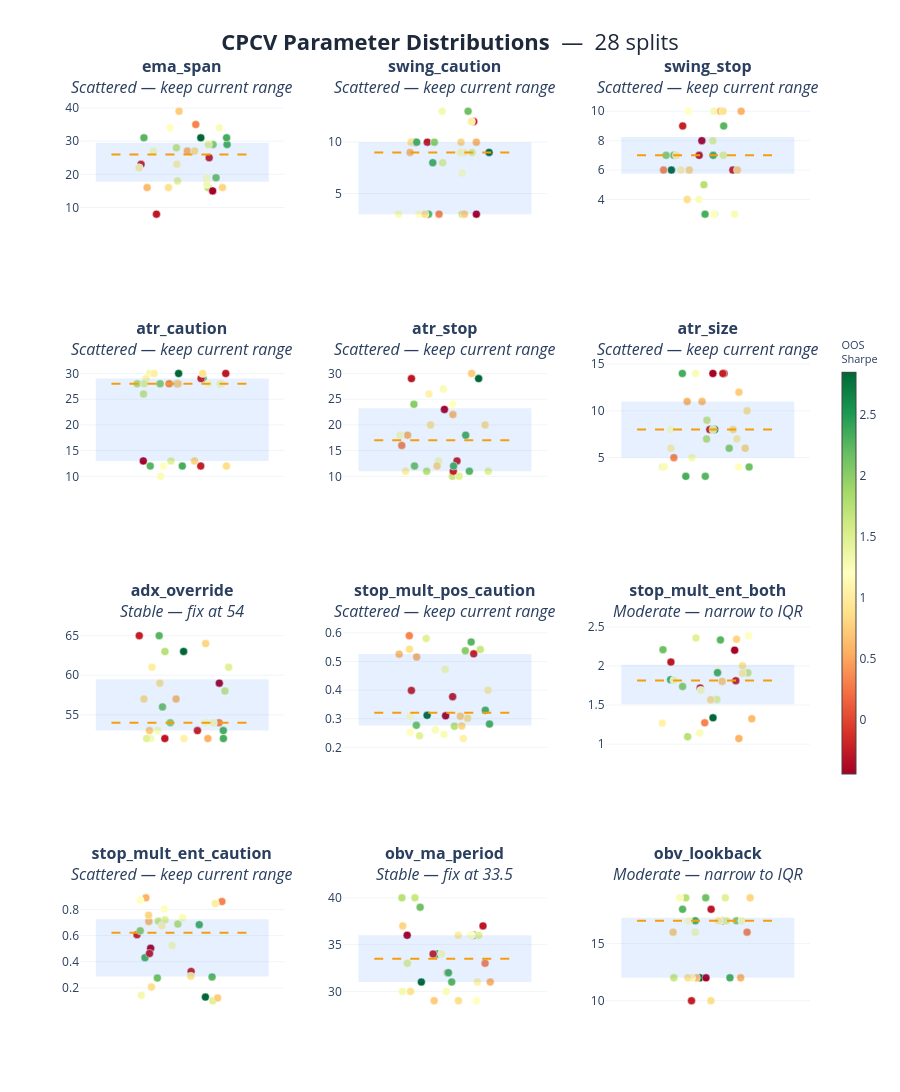

Notebook code for this chart:
### Markdown cell above
### Parameter Distributions

One subplot per free parameter. Each dot is one split's best value, jittered horizontally
for readability and **coloured by that split's OOS Sharpe** (red = low, green = high).

- **IQR band** (shaded blue) — the middle 50% of optimised values across splits.  
  A narrow band means the optimizer consistently lands in the same region (stable).
- **Median line** (amber dashed) — the central tendency; this is the value suggested
  by `fix at {median}` if you decide to anchor the parameter.
- **Subplot subtitle** — shows the CV verdict (Stable / Moderate / Scattered) and
  the recommended action from `consensus_ranges`.

**What to look for:** Dots that are clustered tightly (narrow IQR, low spread) and
coloured consistently green indicate a parameter the strategy genuinely relies on at
a stable value — a good candidate to fix. Dots scattered randomly with mixed colours
indicate noise-fitting: the optimizer fills in a random value each time because the
parameter doesn't matter, or is too regime-dependent to converge.

### Code cell
plot_parameter_distributions(results, analysis=analysis);

### Figure 1 — Plotly figure (JSON) as saved in the notebook; plotly's stock layout.template omitted (floating-point values rounded to 4 significant figures)
{"data": [{"hovertemplate": "<b>ema_span</b><br>Value: %{y:.4g}<br>OOS Sharpe: %{marker.color:.2f}<extra></extra>", "marker": {"cmax": 2.847, "cmin": -0.4394, "color": [1.746, 1.64, 2.143, 2.847, 2.248, 2.325, 1.304, -0.2346, 0.6307, 1.46, 1.194, 0.8109, 0.3299, -0.4394, 1.057, -0.2812, 0.5823, -0.2264, 2.006, 0.8664, 1.206, 0.902, 2.334, 1.266, 1.475, 1.264, 0.7442, 1.022], "colorbar": {"len": 0.5, "thickness": 14, "title": {"font": {"size": 11}, "text": "OOS<br>Sharpe"}, "x": 1.03}, "colorscale": [[0, "rgb(165,0,38)"], [0.1, "rgb(215,48,39)"], [0.2, "rgb(244,109,67)"], [0.3, "rgb(253,174,97)"], [0.4, "rgb(254,224,139)"], [0.5, "rgb(255,255,191)"], [0.6, "rgb(217,239,139)"], [0.7, "rgb(166,217,106)"], [0.8, "rgb(102,189,99)"], [0.9, "rgb(26,152,80)"], [1, "rgb(0,104,55)"]], "line": {"color": "white", "width": 0.5}, "showscale": true, "size": 8}, "mode": "markers", "showlegend": false, "type": "scatter", "x": [0.1644, -0.03667, 0.2152, 0.1184, -0.2435, 0.2854, 0.1567, 0.1716, -0.2231, -0.02977, -0.07752, 0.2561, 0.08632, 0.1937, -0.03395, -0.1637, 0.03275, -0.2617, 0.1966, 0.079, 0.1549, -0.08728, 0.2824, 0.2359, 0.167, -0.1832, -0.01997, -0.2737], "xaxis": "x", "y": [16.0, 28.0, 19.0, 31.0, 31.0, 29.0, 17.0, 25.0, 16.0, 18.0, 34.0, 16.0, 35.0, 15.0, 23.0, 8.0, 27.0, 23.0, 29.0, 27.0, 19.0, 16.0, 31.0, 34.0, 29.0, 27.0, 39.0, 22.0], "yaxis": "y"}, {"hovertemplate": "<b>swing_caution</b><br>Value: %{y:.4g}<br>OOS Sharpe: %{marker.color:.2f}<extra></extra>", "marker": {"cmax": 2.847, "cmin": -0.4394, "color": [1.746, 1.64, 2.143, 2.847, 2.248, 2.325, 1.304, -0.2346, 0.6307, 1.46, 1.194, 0.8109, 0.3299, -0.4394, 1.057, -0.2812, 0.5823, -0.2264, 2.006, 0.8664, 1.206, 0.902, 2.334, 1.266, 1.475, 1.264, 0.7442, 1.022], "colorscale": [[0, "rgb(165,0,38)"], [0.1, "rgb(215,48,39)"], [0.2, "rgb(244,109,67)"], [0.3, "rgb(253,174,97)"], [0.4, "rgb(254,224,139)"], [0.5, "rgb(255,255,191)"], [0.6, "rgb(217,239,139)"], [0.7, "rgb(166,217,106)"], [0.8, "rgb(102,189,99)"], [0.9, "rgb(26,152,80)"], [1, "rgb(0,104,55)"]], "line": {"color": "white", "width": 0.5}, "showscale": false, "size": 8}, "mode": "markers", "showlegend": false, "type": "scatter", "x": [-0.2074, 0.1098, 0.1469, 0.2805, -0.1045, -0.07772, -0.01827, -0.1863, -0.222, -0.01458, -0.1639, 0.1019, -0.03771, 0.1996, 0.1202, -0.1126, 0.1994, 0.1829, -0.06751, -0.127, 0.1095, -0.2161, -0.1801, -0.2956, 0.1722, 0.09891, 0.1231, 0.1684], "xaxis": "x2", "y": [10.0, 3.0, 13.0, 9.0, 3.0, 8.0, 13.0, 10.0, 9.0, 8.0, 3.0, 10.0, 3.0, 3.0, 9.0, 10.0, 10.0, 12.0, 10.0, 3.0, 7.0, 10.0, 10.0, 3.0, 9.0, 9.0, 3.0, 12.0], "yaxis": "y2"}, {"hovertemplate": "<b>swing_stop</b><br>Value: %{y:.4g}<br>OOS Sharpe: %{marker.color:.2f}<extra></extra>", "marker": {"cmax": 2.847, "cmin": -0.4394, "color": [1.746, 1.64, 2.143, 2.847, 2.248, 2.325, 1.304, -0.2346, 0.6307, 1.46, 1.194, 0.8109, 0.3299, -0.4394, 1.057, -0.2812, 0.5823, -0.2264, 2.006, 0.8664, 1.206, 0.902, 2.334, 1.266, 1.475, 1.264, 0.7442, 1.022], "colorscale": [[0, "rgb(165,0,38)"], [0.1, "rgb(215,48,39)"], [0.2, "rgb(244,109,67)"], [0.3, "rgb(253,174,97)"], [0.4, "rgb(254,224,139)"], [0.5, "rgb(255,255,191)"], [0.6, "rgb(217,239,139)"], [0.7, "rgb(166,217,106)"], [0.8, "rgb(102,189,99)"], [0.9, "rgb(26,152,80)"], [1, "rgb(0,104,55)"]], "line": {"color": "white", "width": 0.5}, "showscale": false, "size": 8}, "mode": "markers", "showlegend": false, "type": "scatter", "x": [-0.02465, 0.04124, -0.2161, -0.2313, 0.101, -0.01734, 0.03914, 0.159, 0.08083, 0.03215, 0.03552, -0.1176, -0.2815, -0.03797, -0.1712, -0.05488, 0.212, -0.1596, -0.265, -0.1312, -0.1238, 0.09715, 0.03422, 0.1703, 0.09859, -0.05617, 0.1884, -0.1998], "xaxis": "x3", "y": [5.0, 3.0, 7.0, 6.0, 9.0, 3.0, 10.0, 6.0, 10.0, 8.0, 3.0, 6.0, 6.0, 8.0, 6.0, 7.0, 10.0, 9.0, 7.0, 4.0, 10.0, 10.0, 7.0, 3.0, 7.0, 4.0, 6.0, 7.0], "yaxis": "y3"}, {"hovertemplate": "<b>atr_caution</b><br>Value: %{y:.4g}<br>OOS Sharpe: %{marker.color:.2f}<extra></extra>", "marker": {"cmax": 2.847, "cmin": -0.4394, "color": [1.746, 1.64, 2.143, 2.847, 2.248, 2.325, 1.304, -0.2346, 0.6307, 1.46, 1.194, 0.8109, 0.3299, -0.4394, 1.057, -0.2812, 0.5823, -0.2264, 2.006, 0.8664, 1.206, 0.902, 2.334, 1.266, 1.475, 1.264, 0.7442, 1.022], "colorscale": [[0, "rgb(165,0,38)"], [0.1, "rgb(215,48,39)"], [0.2, "rgb(244,109,67)"], [0.3, "rgb(253,174,97)"], [0.4, "rgb(254,224,139)"], [0.5, "rgb(255,255,191)"], [0.6, "rgb(217,239,139)"], [0.7, "rgb(166,217,106)"], [0.8, "rgb(102,189,99)"], [0.9, "rgb(26,152,80)"], [1, "rgb(0,104,55)"]], "line": {"color": "white", "width": 0.5}, "showscale": false, "size": 8}, "mode": "markers", "showlegend": false, "type": "scatter", "x": [-0.2864, -0.246, 0.1334, -0.02287, -0.2032, 0.0006269, -0.2086, 0.1178, -0.03231, -0.07139, -0.1191, 0.07817, -0.08291, -0.2474, -0.2292, 0.2771, 0.2451, 0.1198, -0.1405, 0.2815, 0.1673, 0.1301, -0.03038, -0.1367, -0.2422, 0.2416, -0.02653, -0.1786], "xaxis": "x4", "y": [28.0, 26.0, 29.0, 30.0, 12.0, 12.0, 30.0, 12.0, 28.0, 13.0, 12.0, 13.0, 28.0, 13.0, 29.0, 30.0, 28.0, 29.0, 28.0, 12.0, 28.0, 30.0, 28.0, 10.0, 28.0, 28.0, 28.0, 30.0], "yaxis": "y4"}, {"hovertemplate": "<b>atr_stop</b><br>Value: %{y:.4g}<br>OOS Sharpe: %{marker.color:.2f}<extra></extra>", "marker": {"cmax": 2.847, "cmin": -0.4394, "color": [1.746, 1.64, 2.143, 2.847, 2.248, 2.325, 1.304, -0.2346, 0.6307, 1.46, 1.194, 0.8109, 0.3299, -0.4394, 1.057, -0.2812, 0.5823, -0.2264, 2.006, 0.8664, 1.206, 0.902, 2.334, 1.266, 1.475, 1.264, 0.7442, 1.022], "colorscale": [[0, "rgb(165,0,38)"], [0.1, "rgb(215,48,39)"], [0.2, "rgb(244,109,67)"], [0.3, "rgb(253,174,97)"], [0.4, "rgb(254,224,139)"], [0.5, "rgb(255,255,191)"], [0.6, "rgb(217,239,139)"], [0.7, "rgb(166,217,106)"], [0.8, "rgb(102,189,99)"], [0.9, "rgb(26,152,80)"], [1, "rgb(0,104,55)"]], "line": {"color": "white", "width": 0.5}, "showscale": false, "size": 8}, "mode": "markers", "showlegend": false, "type": "scatter", "x": [-0.1164, 0.04753, -0.1939, 0.214, 0.1551, 0.1317, -0.04074, 0.07639, 0.05046, 0.08991, -0.2493, -0.05052, -0.275, -0.003606, -0.1021, -0.2133, -0.238, 0.05259, -0.1976, 0.2551, 0.04864, -0.09188, 0.05455, -0.2863, 0.2751, -0.01062, 0.1696, -0.2504], "xaxis": "x5", "y": [11.0, 10.0, 12.0, 29.0, 11.0, 18.0, 13.0, 13.0, 22.0, 10.0, 11.0, 12.0, 16.0, 23.0, 26.0, 29.0, 18.0, 11.0, 24.0, 20.0, 24.0, 20.0, 12.0, 18.0, 11.0, 27.0, 30.0, 11.0], "yaxis": "y5"}, {"hovertemplate": "<b>atr_size</b><br>Value: %{y:.4g}<br>OOS Sharpe: %{marker.color:.2f}<extra></extra>", "marker": {"cmax": 2.847, "cmin": -0.4394, "color": [1.746, 1.64, 2.143, 2.847, 2.248, 2.325, 1.304, -0.2346, 0.6307, 1.46, 1.194, 0.8109, 0.3299, -0.4394, 1.057, -0.2812, 0.5823, -0.2264, 2.006, 0.8664, 1.206, 0.902, 2.334, 1.266, 1.475, 1.264, 0.7442, 1.022], "colorscale": [[0, "rgb(165,0,38)"], [0.1, "rgb(215,48,39)"], [0.2, "rgb(244,109,67)"], [0.3, "rgb(253,174,97)"], [0.4, "rgb(254,224,139)"], [0.5, "rgb(255,255,191)"], [0.6, "rgb(217,239,139)"], [0.7, "rgb(166,217,106)"], [0.8, "rgb(102,189,99)"], [0.9, "rgb(26,152,80)"], [1, "rgb(0,104,55)"]], "line": {"color": "white", "width": 0.5}, "showscale": false, "size": 8}, "mode": "markers", "showlegend": false, "type": "scatter", "x": [-0.008005, -0.005576, 0.2627, 0.04304, -0.01591, -0.1398, -0.1011, 0.0124, -0.03665, -0.287, 0.1958, 0.2377, -0.2159, 0.03242, -0.2349, 0.1033, -0.1313, 0.09565, 0.1362, 0.1612, -0.2354, 0.2496, -0.1619, -0.2776, 0.03291, -0.07745, 0.1979, 0.185], "xaxis": "x6", "y": [7.0, 9.0, 4.0, 8.0, 3.0, 3.0, 5.0, 8.0, 11.0, 4.0, 4.0, 6.0, 5.0, 14.0, 6.0, 14.0, 11.0, 14.0, 6.0, 8.0, 8.0, 10.0, 14.0, 4.0, 8.0, 14.0, 12.0, 7.0], "yaxis": "y6"}, {"hovertemplate": "<b>adx_override</b><br>Value: %{y:.4g}<br>OOS Sharpe: %{marker.color:.2f}<extra></extra>", "marker": {"cmax": 2.847, "cmin": -0.4394, "color": [1.746, 1.64, 2.143, 2.847, 2.248, 2.325, 1.304, -0.2346, 0.6307, 1.46, 1.194, 0.8109, 0.3299, -0.4394, 1.057, -0.2812, 0.5823, -0.2264, 2.006, 0.8664, 1.206, 0.902, 2.334, 1.266, 1.475, 1.264, 0.7442, 1.022], "colorscale": [[0, "rgb(165,0,38)"], [0.1, "rgb(215,48,39)"], [0.2, "rgb(244,109,67)"], [0.3, "rgb(253,174,97)"], [0.4, "rgb(254,224,139)"], [0.5, "rgb(255,255,191)"], [0.6, "rgb(217,239,139)"], [0.7, "rgb(166,217,106)"], [0.8, "rgb(102,189,99)"], [0.9, "rgb(26,152,80)"], [1, "rgb(0,104,55)"]], "line": {"color": "white", "width": 0.5}, "showscale": false, "size": 8}, "mode": "markers", "showlegend": false, "type": "scatter", "x": [-0.1097, 0.2717, -0.1254, 0.009034, -0.1464, 0.2616, -0.2012, -0.2731, -0.03894, 0.2954, 0.235, 0.1492, 0.2345, 0.2361, 0.01132, -0.1104, 0.1632, 0.097, -0.07581, -0.2433, 0.1481, -0.1425, 0.2621, -0.1554, -0.2263, 0.1987, -0.208, -0.1924], "xaxis": "x7", "y": [63.0, 58.0, 56.0, 63.0, 65.0, 53.0, 52.0, 65.0, 57.0, 61.0, 54.0, 64.0, 54.0, 59.0, 52.0, 52.0, 52.0, 53.0, 54.0, 57.0, 54.0, 59.0, 52.0, 53.0, 52.0, 54.0, 53.0, 61.0], "yaxis": "y7"}, {"hovertemplate": "<b>stop_mult_pos_caution</b><br>Value: %{y:.4g}<br>OOS Sharpe: %{marker.color:.2f}<extra></extra>", "marker": {"cmax": 2.847, "cmin": -0.4394, "color": [1.746, 1.64, 2.143, 2.847, 2.248, 2.325, 1.304, -0.2346, 0.6307, 1.46, 1.194, 0.8109, 0.3299, -0.4394, 1.057, -0.2812, 0.5823, -0.2264, 2.006, 0.8664, 1.206, 0.902, 2.334, 1.266, 1.475, 1.264, 0.7442, 1.022], "colorscale": [[0, "rgb(165,0,38)"], [0.1, "rgb(215,48,39)"], [0.2, "rgb(244,109,67)"], [0.3, "rgb(253,174,97)"], [0.4, "rgb(254,224,139)"], [0.5, "rgb(255,255,191)"], [0.6, "rgb(217,239,139)"], [0.7, "rgb(166,217,106)"], [0.8, "rgb(102,189,99)"], [0.9, "rgb(26,152,80)"], [1, "rgb(0,104,55)"]], "line": {"color": "white", "width": 0.5}, "showscale": false, "size": 8}, "mode": "markers", "showlegend": false, "type": "scatter", "x": [0.05963, 0.2247, -0.1821, -0.1138, 0.1664, 0.2831, 0.0004447, -0.2137, -0.2916, -0.1622, -0.2209, 0.1066, -0.2269, 0.003798, 0.1166, 0.04867, -0.1801, 0.1825, 0.1292, 0.1434, -0.2214, -0.2257, 0.2565, -0.06145, -0.1194, -0.00685, 0.09772, 0.2734], "xaxis": "x8", "y": [0.2738, 0.542, 0.277, 0.3119, 0.5681, 0.2815, 0.4728, 0.399, 0.5257, 0.2409, 0.2524, 0.275, 0.5903, 0.3103, 0.231, 0.3773, 0.5156, 0.5268, 0.538, 0.3022, 0.3085, 0.5432, 0.3296, 0.2612, 0.5805, 0.2456, 0.3092, 0.3993], "yaxis": "y8"}, {"hovertemplate": "<b>stop_mult_ent_both</b><br>Value: %{y:.4g}<br>OOS Sharpe: %{marker.color:.2f}<extra></extra>", "marker": {"cmax": 2.847, "cmin": -0.4394, "color": [1.746, 1.64, 2.143, 2.847, 2.248, 2.325, 1.304, -0.2346, 0.6307, 1.46, 1.194, 0.8109, 0.3299, -0.4394, 1.057, -0.2812, 0.5823, -0.2264, 2.006, 0.8664, 1.206, 0.902, 2.334, 1.266, 1.475, 1.264, 0.7442, 1.022], "colorscale": [[0, "rgb(165,0,38)"], [0.1, "rgb(215,48,39)"], [0.2, "rgb(244,109,67)"], [0.3, "rgb(253,174,97)"], [0.4, "rgb(254,224,139)"], [0.5, "rgb(255,255,191)"], [0.6, "rgb(217,239,139)"], [0.7, "rgb(166,217,106)"], [0.8, "rgb(102,189,99)"], [0.9, "rgb(26,152,80)"], [1, "rgb(0,104,55)"]], "line": {"color": "white", "width": 0.5}, "showscale": false, "size": 8}, "mode": "markers", "showlegend": false, "type": "scatter", "x": [-0.1281, 0.2549, -0.2851, 0.03312, 0.08039, -0.2365, -0.2158, -0.04853, 0.2797, 0.05763, 0.2598, 0.1826, -0.01957, 0.1709, -0.2893, -0.2345, 0.1977, 0.1781, -0.1604, 0.01846, 0.06361, 0.2206, 0.06186, -0.05246, -0.07549, -0.04447, 0.09116, 0.2205], "xaxis": "x9", "y": [1.096, 1.913, 2.209, 1.338, 2.335, 1.826, 1.817, 1.719, 1.324, 1.572, 2.389, 2.343, 1.273, 2.203, 1.269, 2.051, 1.072, 1.812, 1.738, 1.569, 1.942, 2.004, 1.916, 1.144, 2.359, 1.689, 1.803, 1.908], "yaxis": "y9"}, {"hovertemplate": "<b>stop_mult_ent_caution</b><br>Value: %{y:.4g}<br>OOS Sharpe: %{marker.color:.2f}<extra></extra>", "marker": {"cmax": 2.847, "cmin": -0.4394, "color": [1.746, 1.64, 2.143, 2.847, 2.248, 2.325, 1.304, -0.2346, 0.6307, 1.46, 1.194, 0.8109, 0.3299, -0.4394, 1.057, -0.2812, 0.5823, -0.2264, 2.006, 0.8664, 1.206, 0.902, 2.334, 1.266, 1.475, 1.264, 0.7442, 1.022], "colorscale": [[0, "rgb(165,0,38)"], [0.1, "rgb(215,48,39)"], [0.2, "rgb(244,109,67)"], [0.3, "rgb(253,174,97)"], [0.4, "rgb(254,224,139)"], [0.5, "rgb(255,255,191)"], [0.6, "rgb(217,239,139)"], [0.7, "rgb(166,217,106)"], [0.8, "rgb(102,189,99)"], [0.9, "rgb(26,152,80)"], [1, "rgb(0,104,55)"]], "line": {"color": "white", "width": 0.5}, "showscale": false, "size": 8}, "mode": "markers", "showlegend": false, "type": "scatter", "x": [-0.02766, -0.1513, -0.158, 0.1476, 0.1899, -0.2368, -0.2601, 0.05666, -0.2123, 0.1948, -0.1138, -0.2137, 0.2526, -0.2007, -0.1292, -0.2078, -0.2307, -0.2873, -0.2668, -0.1952, -0.268, 0.05469, 0.1084, -0.06382, -0.1092, 0.002716, 0.225, 0.2107], "xaxis": "x10", "y": [0.6882, 0.7111, 0.2751, 0.1301, 0.284, 0.4311, 0.1438, 0.3257, 0.7085, 0.1021, 0.8037, 0.7561, 0.8606, 0.5031, 0.6758, 0.4637, 0.8886, 0.607, 0.6363, 0.2069, 0.8713, 0.2888, 0.6838, 0.5251, 0.7209, 0.7357, 0.1233, 0.8463], "yaxis": "y10"}, {"hovertemplate": "<b>obv_ma_period</b><br>Value: %{y:.4g}<br>OOS Sharpe: %{marker.color:.2f}<extra></extra>", "marker": {"cmax": 2.847, "cmin": -0.4394, "color": [1.746, 1.64, 2.143, 2.847, 2.248, 2.325, 1.304, -0.2346, 0.6307, 1.46, 1.194, 0.8109, 0.3299, -0.4394, 1.057, -0.2812, 0.5823, -0.2264, 2.006, 0.8664, 1.206, 0.902, 2.334, 1.266, 1.475, 1.264, 0.7442, 1.022], "colorscale": [[0, "rgb(165,0,38)"], [0.1, "rgb(215,48,39)"], [0.2, "rgb(244,109,67)"], [0.3, "rgb(253,174,97)"], [0.4, "rgb(254,224,139)"], [0.5, "rgb(255,255,191)"], [0.6, "rgb(217,239,139)"], [0.7, "rgb(166,217,106)"], [0.8, "rgb(102,189,99)"], [0.9, "rgb(26,152,80)"], [1, "rgb(0,104,55)"]], "line": {"color": "white", "width": 0.5}, "showscale": false, "size": 8}, "mode": "markers", "showlegend": false, "type": "scatter", "x": [-0.2739, -0.1911, -0.158, -0.1504, 0.04274, -0.05024, -0.2704, -0.07583, 0.01425, -0.239, 0.2001, -0.2688, 0.2549, -0.2405, 0.2061, 0.2416, 0.2877, 0.1812, 0.1677, 0.08549, 0.1674, -0.2193, 0.02164, 0.008534, 0.2145, -0.02232, -0.06895, 0.08374], "xaxis": "x11", "y": [40.0, 40.0, 39.0, 31.0, 31.0, 34.0, 30.0, 34.0, 32.0, 33.0, 29.0, 37.0, 33.0, 36.0, 31.0, 37.0, 31.0, 36.0, 36.0, 29.0, 36.0, 30.0, 32.0, 30.0, 36.0, 34.0, 29.0, 36.0], "yaxis": "y11"}, {"hovertemplate": "<b>obv_lookback</b><br>Value: %{y:.4g}<br>OOS Sharpe: %{marker.color:.2f}<extra></extra>", "marker": {"cmax": 2.847, "cmin": -0.4394, "color": [1.746, 1.64, 2.143, 2.847, 2.248, 2.325, 1.304, -0.2346, 0.6307, 1.46, 1.194, 0.8109, 0.3299, -0.4394, 1.057, -0.2812, 0.5823, -0.2264, 2.006, 0.8664, 1.206, 0.902, 2.334, 1.266, 1.475, 1.264, 0.7442, 1.022], "colorscale": [[0, "rgb(165,0,38)"], [0.1, "rgb(215,48,39)"], [0.2, "rgb(244,109,67)"], [0.3, "rgb(253,174,97)"], [0.4, "rgb(254,224,139)"], [0.5, "rgb(255,255,191)"], [0.6, "rgb(217,239,139)"], [0.7, "rgb(166,217,106)"], [0.8, "rgb(102,189,99)"], [0.9, "rgb(26,152,80)"], [1, "rgb(0,104,55)"]], "line": {"color": "white", "width": 0.5}, "showscale": false, "size": 8}, "mode": "markers", "showlegend": false, "type": "scatter", "x": [-0.1401, -0.2161, -0.01327, -0.04987, -0.1605, -0.07949, -0.08016, -0.1035, -0.07232, 0.1114, -0.1219, 0.2693, 0.2498, -0.01145, -0.103, 0.02126, 0.2091, 0.09155, 0.1826, 0.01963, 0.07975, -0.1271, 0.1409, -0.1786, 0.1169, 0.2164, -0.2207, 0.06863], "xaxis": "x12", "y": [19.0, 12.0, 19.0, 12.0, 18.0, 17.0, 16.0, 10.0, 12.0, 19.0, 17.0, 19.0, 16.0, 12.0, 12.0, 18.0, 12.0, 17.0, 17.0, 10.0, 17.0, 12.0, 12.0, 19.0, 17.0, 17.0, 16.0, 17.0], "yaxis": "y12"}], "layout": {"annotations": [{"font": {"size": 16}, "showarrow": false, "text": "<b>ema_span</b><br><i>Scattered — keep current range</i>", "x": 0.14, "xanchor": "center", "xref": "paper", "y": 1, "yanchor": "bottom", "yref": "paper"}, {"font": {"size": 16}, "showarrow": false, "text": "<b>swing_caution</b><br><i>Scattered — keep current range</i>", "x": 0.5, "xanchor": "center", "xref": "paper", "y": 1, "yanchor": "bottom", "yref": "paper"}, {"font": {"size": 16}, "showarrow": false, "text": "<b>swing_stop</b><br><i>Scattered — keep current range</i>", "x": 0.86, "xanchor": "center", "xref": "paper", "y": 1, "yanchor": "bottom", "yref": "paper"}, {"font": {"size": 16}, "showarrow": false, "text": "<b>atr_caution</b><br><i>Scattered — keep current range</i>", "x": 0.14, "xanchor": "center", "xref": "paper", "y": 0.7125, "yanchor": "bottom", "yref": "paper"}, {"font": {"size": 16}, "showarrow": false, "text": "<b>atr_stop</b><br><i>Scattered — keep current range</i>", "x": 0.5, "xanchor": "center", "xref": "paper", "y": 0.7125, "yanchor": "bottom", "yref": "paper"}, {"font": {"size": 16}, "showarrow": false, "text": "<b>atr_size</b><br><i>Scattered — keep current range</i>", "x": 0.86, "xanchor": "center", "xref": "paper", "y": 0.7125, "yanchor": "bottom", "yref": "paper"}, {"font": {"size": 16}, "showarrow": false, "text": "<b>adx_override</b><br><i>Stable — fix at 54</i>", "x": 0.14, "xanchor": "center", "xref": "paper", "y": 0.425, "yanchor": "bottom", "yref": "paper"}, {"font": {"size": 16}, "showarrow": false, "text": "<b>stop_mult_pos_caution</b><br><i>Scattered — keep current range</i>", "x": 0.5, "xanchor": "center", "xref": "paper", "y": 0.425, "yanchor": "bottom", "yref": "paper"}, {"font": {"size": 16}, "showarrow": false, "text": "<b>stop_mult_ent_both</b><br><i>Moderate — narrow to IQR</i>", "x": 0.86, "xanchor": "center", "xref": "paper", "y": 0.425, "yanchor": "bottom", "yref": "paper"}, {"font": {"size": 16}, "showarrow": false, "text": "<b>stop_mult_ent_caution</b><br><i>Scattered — keep current range</i>", "x": 0.14, "xanchor": "center", "xref": "paper", "y": 0.1375, "yanchor": "bottom", "yref": "paper"}, {"font": {"size": 16}, "showarrow": false, "text": "<b>obv_ma_period</b><br><i>Stable — fix at 33.5</i>", "x": 0.5, "xanchor": "center", "xref": "paper", "y": 0.1375, "yanchor": "bottom", "yref": "paper"}, {"font": {"size": 16}, "showarrow": false, "text": "<b>obv_lookback</b><br><i>Moderate — narrow to IQR</i>", "x": 0.86, "xanchor": "center", "xref": "paper", "y": 0.1375, "yanchor": "bottom", "yref": "paper"}], "height": 1240, "legend": {"bgcolor": "rgba(255, 255, 255, 0.9)", "bordercolor": "#cbd5e1", "borderwidth": 1, "x": 0.99, "xanchor": "right", "y": 0.99, "yanchor": "top"}, "margin": {"r": 80}, "shapes": [{"fillcolor": "rgba(59, 130, 246, 0.12)", "line": {"color": "rgba(0,0,0,0)"}, "type": "rect", "x0": -0.55, "x1": 0.55, "xref": "x", "y0": 17.75, "y1": 29.5, "yref": "y"}, {"line": {"color": "#f59e0b", "dash": "dash", "width": 2}, "type": "line", "x0": -0.45, "x1": 0.45, "xref": "x", "y0": 26, "y1": 26, "yref": "y"}, {"fillcolor": "rgba(59, 130, 246, 0.12)", "line": {"color": "rgba(0,0,0,0)"}, "type": "rect", "x0": -0.55, "x1": 0.55, "xref": "x2", "y0": 3, "y1": 10, "yref": "y2"}, {"line": {"color": "#f59e0b", "dash": "dash", "width": 2}, "type": "line", "x0": -0.45, "x1": 0.45, "xref": "x2", "y0": 9, "y1": 9, "yref": "y2"}, {"fillcolor": "rgba(59, 130, 246, 0.12)", "line": {"color": "rgba(0,0,0,0)"}, "type": "rect", "x0": -0.55, "x1": 0.55, "xref": "x3", "y0": 5.75, "y1": 8.25, "yref": "y3"}, {"line": {"color": "#f59e0b", "dash": "dash", "width": 2}, "type": "line", "x0": -0.45, "x1": 0.45, "xref": "x3", "y0": 7, "y1": 7, "yref": "y3"}, {"fillcolor": "rgba(59, 130, 246, 0.12)", "line": {"color": "rgba(0,0,0,0)"}, "type": "rect", "x0": -0.55, "x1": 0.55, "xref": "x4", "y0": 13, "y1": 29, "yref": "y4"}, {"line": {"color": "#f59e0b", "dash": "dash", "width": 2}, "type": "line", "x0": -0.45, "x1": 0.45, "xref": "x4", "y0": 28, "y1": 28, "yref": "y4"}, {"fillcolor": "rgba(59, 130, 246, 0.12)", "line": {"color": "rgba(0,0,0,0)"}, "type": "rect", "x0": -0.55, "x1": 0.55, "xref": "x5", "y0": 11, "y1": 23.25, "yref": "y5"}, {"line": {"color": "#f59e0b", "dash": "dash", "width": 2}, "type": "line", "x0": -0.45, "x1": 0.45, "xref": "x5", "y0": 17, "y1": 17, "yref": "y5"}, {"fillcolor": "rgba(59, 130, 246, 0.12)", "line": {"color": "rgba(0,0,0,0)"}, "type": "rect", "x0": -0.55, "x1": 0.55, "xref": "x6", "y0": 5, "y1": 11, "yref": "y6"}, {"line": {"color": "#f59e0b", "dash": "dash", "width": 2}, "type": "line", "x0": -0.45, "x1": 0.45, "xref": "x6", "y0": 8, "y1": 8, "yref": "y6"}, {"fillcolor": "rgba(59, 130, 246, 0.12)", "line": {"color": "rgba(0,0,0,0)"}, "type": "rect", "x0": -0.55, "x1": 0.55, "xref": "x7", "y0": 53, "y1": 59.5, "yref": "y7"}, {"line": {"color": "#f59e0b", "dash": "dash", "width": 2}, "type": "line", "x0": -0.45, "x1": 0.45, "xref": "x7", "y0": 54, "y1": 54, "yref": "y7"}, {"fillcolor": "rgba(59, 130, 246, 0.12)", "line": {"color": "rgba(0,0,0,0)"}, "type": "rect", "x0": -0.55, "x1": 0.55, "xref": "x8", "y0": 0.2765, "y1": 0.526, "yref": "y8"}, {"line": {"color": "#f59e0b", "dash": "dash", "width": 2}, "type": "line", "x0": -0.45, "x1": 0.45, "xref": "x8", "y0": 0.3208, "y1": 0.3208, "yref": "y8"}, {"fillcolor": "rgba(59, 130, 246, 0.12)", "line": {"color": "rgba(0,0,0,0)"}, "type": "rect", "x0": -0.55, "x1": 0.55, "xref": "x9", "y0": 1.511, "y1": 2.015, "yref": "y9"}, {"line": {"color": "#f59e0b", "dash": "dash", "width": 2}, "type": "line", "x0": -0.45, "x1": 0.45, "xref": "x9", "y0": 1.815, "y1": 1.815, "yref": "y9"}, {"fillcolor": "rgba(59, 130, 246, 0.12)", "line": {"color": "rgba(0,0,0,0)"}, "type": "rect", "x0": -0.55, "x1": 0.55, "xref": "x10", "y0": 0.2876, "y1": 0.7246, "yref": "y10"}, {"line": {"color": "#f59e0b", "dash": "dash", "width": 2}, "type": "line", "x0": -0.45, "x1": 0.45, "xref": "x10", "y0": 0.6216, "y1": 0.6216, "yref": "y10"}, {"fillcolor": "rgba(59, 130, 246, 0.12)", "line": {"color": "rgba(0,0,0,0)"}, "type": "rect", "x0": -0.55, "x1": 0.55, "xref": "x11", "y0": 31, "y1": 36, "yref": "y11"}, {"line": {"color": "#f59e0b", "dash": "dash", "width": 2}, "type": "line", "x0": -0.45, "x1": 0.45, "xref": "x11", "y0": 33.5, "y1": 33.5, "yref": "y11"}, {"fillcolor": "rgba(59, 130, 246, 0.12)", "line": {"color": "rgba(0,0,0,0)"}, "type": "rect", "x0": -0.55, "x1": 0.55, "xref": "x12", "y0": 12, "y1": 17.25, "yref": "y12"}, {"line": {"color": "#f59e0b", "dash": "dash", "width": 2}, "type": "line", "x0": -0.45, "x1": 0.45, "xref": "x12", "y0": 17, "y1": 17, "yref": "y12"}], "title": {"font": {"color": "#1E293B", "size": 22}, "text": "<b>CPCV Parameter Distributions</b>  —  28 splits", "x": 0.5, "xanchor": "center"}, "xaxis": {"anchor": "y", "domain": [0, 0.28], "range": [-0.65, 0.65], "showgrid": false, "showticklabels": false, "zeroline": false}, "xaxis10": {"anchor": "y10", "domain": [0, 0.28], "range": [-0.65, 0.65], "showgrid": false, "showticklabels": false, "zeroline": false}, "xaxis11": {"anchor": "y11", "domain": [0.36, 0.64], "range": [-0.65, 0.65], "showgrid": false, "showticklabels": false, "zeroline": false}, "xaxis12": {"anchor": "y12", "domain": [0.72, 1], "range": [-0.65, 0.65], "showgrid": false, "showticklabels": false, "zeroline": false}, "xaxis2": {"anchor": "y2", "domain": [0.36, 0.64], "range": [-0.65, 0.65], "showgrid": false, "showticklabels": false, "zeroline": false}, "xaxis3": {"anchor": "y3", "domain": [0.72, 1], "range": [-0.65, 0.65], "showgrid": false, "showticklabels": false, "zeroline": false}, "xaxis4": {"anchor": "y4", "domain": [0, 0.28], "range": [-0.65, 0.65], "showgrid": false, "showticklabels": false, "zeroline": false}, "xaxis5": {"anchor": "y5", "domain": [0.36, 0.64], "range": [-0.65, 0.65], "showgrid": false, "showticklabels": false, "zeroline": false}, "xaxis6": {"anchor": "y6", "domain": [0.72, 1], "range": [-0.65, 0.65], "showgrid": false, "showticklabels": false, "zeroline": false}, "xaxis7": {"anchor": "y7", "domain": [0, 0.28], "range": [-0.65, 0.65], "showgrid": false, "showticklabels": false, "zeroline": false}, "xaxis8": {"anchor": "y8", "domain": [0.36, 0.64], "range": [-0.65, 0.65], "showgrid": false, "showticklabels": false, "zeroline": false}, "xaxis9": {"anchor": "y9", "domain": [0.72, 1], "range": [-0.65, 0.65], "showgrid": false, "showticklabels": false, "zeroline": false}, "yaxis": {"anchor": "x", "domain": [0.8625, 1], "gridcolor": "#f1f5f9", "gridwidth": 1, "showgrid": true}, "yaxis10": {"anchor": "x10", "domain": [0, 0.1375], "gridcolor": "#f1f5f9", "gridwidth": 1, "showgrid": true}, "yaxis11": {"anchor": "x11", "domain": [0, 0.1375], "gridcolor": "#f1f5f9", "gridwidth": 1, "showgrid": true}, "yaxis12": {"anchor": "x12", "domain": [0, 0.1375], "gridcolor": "#f1f5f9", "gridwidth": 1, "showgrid": true}, "yaxis2": {"anchor": "x2", "domain": [0.8625, 1], "gridcolor": "#f1f5f9", "gridwidth": 1, "showgrid": true}, "yaxis3": {"anchor": "x3", "domain": [0.8625, 1], "gridcolor": "#f1f5f9", "gridwidth": 1, "showgrid": true}, "yaxis4": {"anchor": "x4", "domain": [0.575, 0.7125], "gridcolor": "#f1f5f9", "gridwidth": 1, "showgrid": true}, "yaxis5": {"anchor": "x5", "domain": [0.575, 0.7125], "gridcolor": "#f1f5f9", "gridwidth": 1, "showgrid": true}, "yaxis6": {"anchor": "x6", "domain": [0.575, 0.7125], "gridcolor": "#f1f5f9", "gridwidth": 1, "showgrid": true}, "yaxis7": {"anchor": "x7", "domain": [0.2875, 0.425], "gridcolor": "#f1f5f9", "gridwidth": 1, "showgrid": true}, "yaxis8": {"anchor": "x8", "domain": [0.2875, 0.425], "gridcolor": "#f1f5f9", "gridwidth": 1, "showgrid": true}, "yaxis9": {"anchor": "x9", "domain": [0.2875, 0.425], "gridcolor": "#f1f5f9", "gridwidth": 1, "showgrid": true}}}
